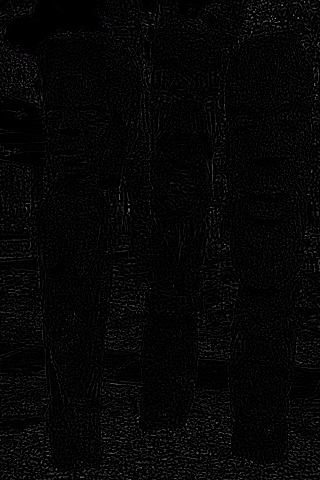
#> input picture img/sr/result/BSDS100/101085_x3.png, 320 x 480 px, given in place of butterflyx4.png, which was not available
$ python util.py   (older library calls are emulated)
#> lines starting #> are read from the running program, lines starting #| are printed output that depends on the picture; pictures that were not available may be replaced by others from this repository, and a replacement may not be noted
#!/usr/bin/env python
# -*- coding: utf-8 -*-
# @Time    : 2019/12/25 11:17
# @Author  : Chenhao
# @File    : util.py
# @Software: PyCharm
# @Done    : 图像处理工具库
import cv2
import os


'''
    path1: source img path
    path2: sr img path
'''
def img_sub(path1, path2):
    for name in ['Set5', 'Set14', 'BSDS100', 'Urban100']:
        source_path = '{}/{}'.format(path1, name)
        sr_path = '{}/results-{}'.format(path2, name)
        for img_name in os.listdir(source_path):
            img_path1 = '{}/{}'.format(source_path,img_name)
            img1 = cv2.imread(img_path1)
            temp = img_name.split('.')[0]
            for scale in [2, 3, 4]:
                img_path2 = '{}/{}_x{}_SR.png'.format(sr_path, temp.replace('_', ''), scale)
                img2 = cv2.imread(img_path2)

                if img1.size != img2.size:
                    if (img1.shape[0] > img2.shape[0]):
                        img1 = img1[0:img2.shape[0]]
                    elif (img1.shape[0] < img2.shape[0]):
                        img2 = img2[0:img1.shape[0]]

                    if (img1.shape[1] > img2.shape[1]):
                        img1 = img1[:, 0:img2.shape[1]]
                    elif (img1.shape[1] < img2.shape[1]):
                        img2 = img2[:, 0:img1.shape[1]]

                img = cv2.subtract(img1, img2)
                path = "{}/result/{}/{}_x{}.png".format(path2, name, temp, scale)
                cv2.imwrite(path, img)

def Sobel(path):
#> called with path = 'E:/dataset/Set5/butterflyx4.png'
    img = cv2.imread(path, 0)
#> img: shape (480, 320); min 0, max 146, mean 5.6
    x = cv2.Sobel(img, cv2.CV_16S, 1, 0)
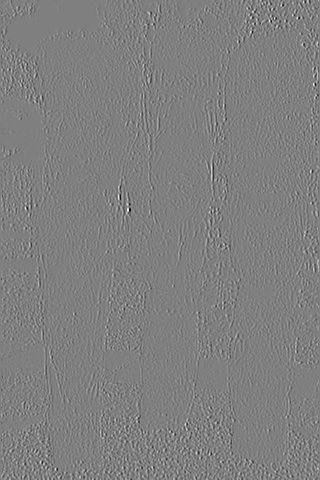
#> x: shape (480, 320) int16; min -421, max 421, mean 0.1; drawn with min black and max white
    y = cv2.Sobel(img, cv2.CV_16S, 0, 1)
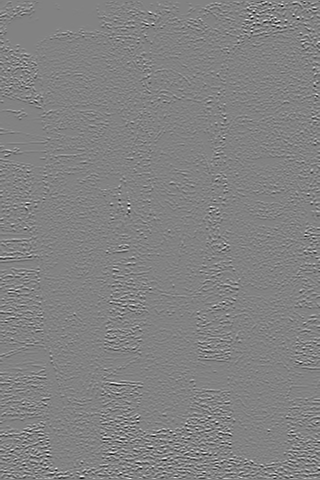
#> y: shape (480, 320) int16; min -391, max 374, mean 0.1; drawn with min black and max white

    absX = cv2.convertScaleAbs(x)
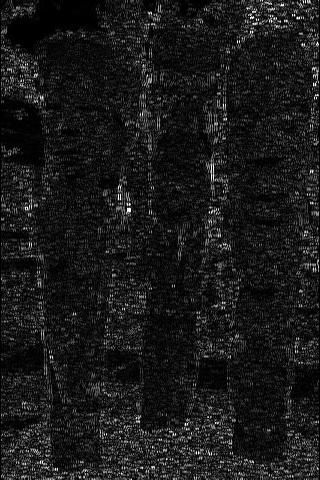
#> absX: shape (480, 320); min 0, max 255, mean 25.5
    absY = cv2.convertScaleAbs(y)
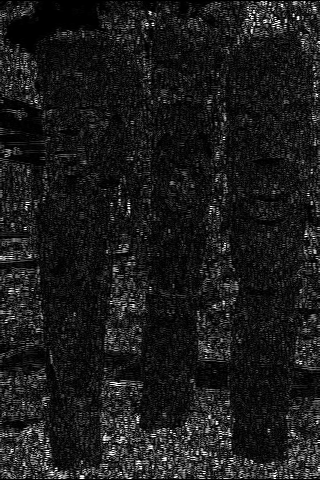
#> absY: shape (480, 320); min 0, max 255, mean 27.3
    dst = cv2.addWeighted(absX, 0.5, absY, 0.5, 0)
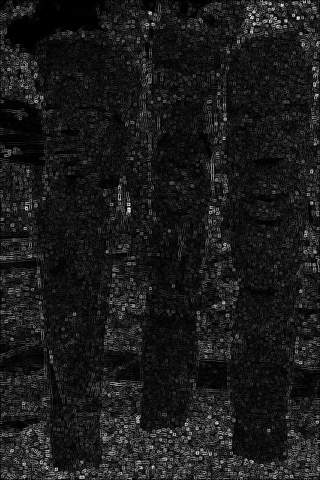
#> dst: shape (480, 320); min 0, max 255, mean 26.4

    cv2.imshow('absX', absX)
    cv2.imshow('absY', absY)
    cv2.imshow('source', img)
    dst = cv2.resize(dst, (dst.shape[0]*4, dst.shape[1]*4), cv2.INTER_CUBIC)
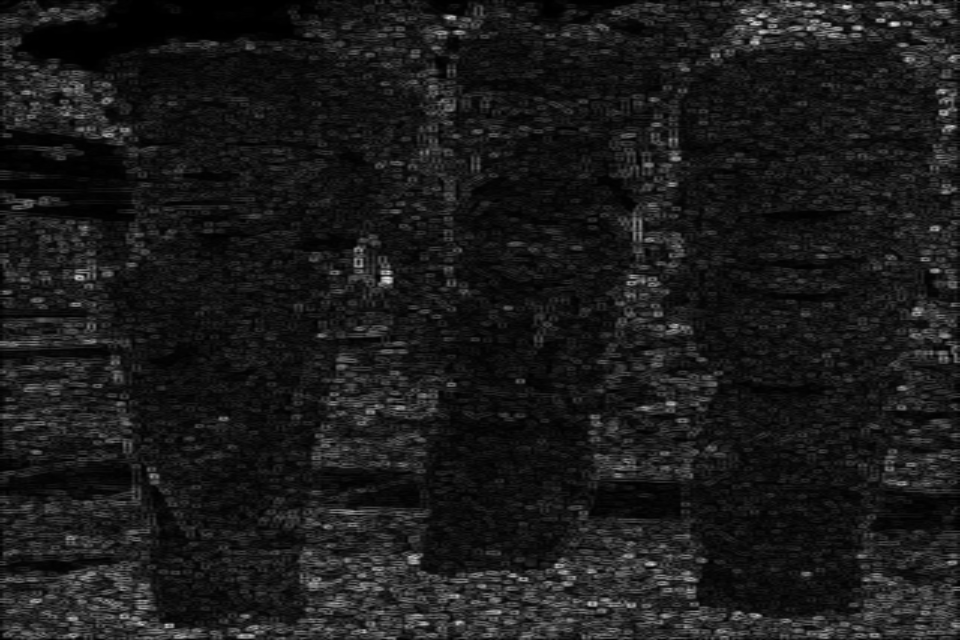
#> dst: shape (1280, 1920) (shown at 1/2 size); min 0, max 243, mean 26.3
    cv2.imshow('dst', dst)
    cv2.imwrite('./source/test_x4.png', dst)

    cv2.waitKey(0)
    cv2.destroyAllWindows()

if __name__ == '__main__':
    # img_sub('E:/dataset', './sr')
    Sobel('E:/dataset/Set5/butterflyx4.png')

$ run again, on img/sr/result/Set14/baboon_x3.png
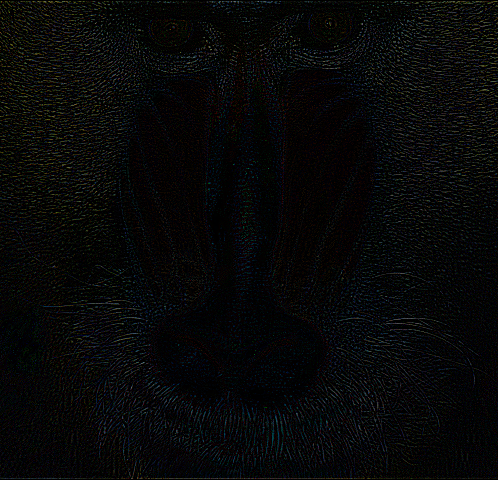
#> input picture img/sr/result/Set14/baboon_x3.png, 498 x 480 px, given in place of butterflyx4.png, which was not available
#> in Sobel, `y = cv2.Sobel(img, cv2.CV_16S, 0, 1)`:
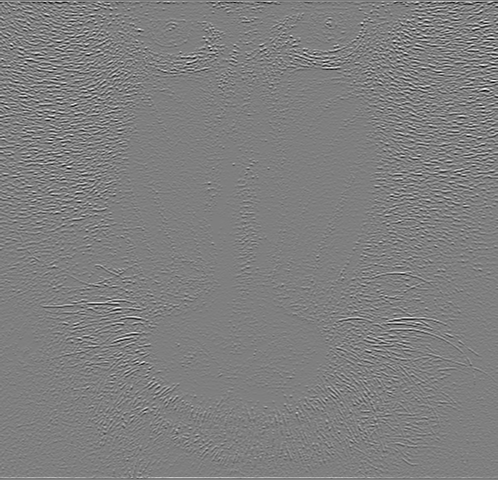
#> y: shape (480, 498) int16; min -374, max 374, mean 0; drawn with min black and max white
#> in Sobel, `dst = cv2.resize(dst, (dst.shape[0]*4, dst.shape[1]*4), cv2.INTER_CUBIC)`:
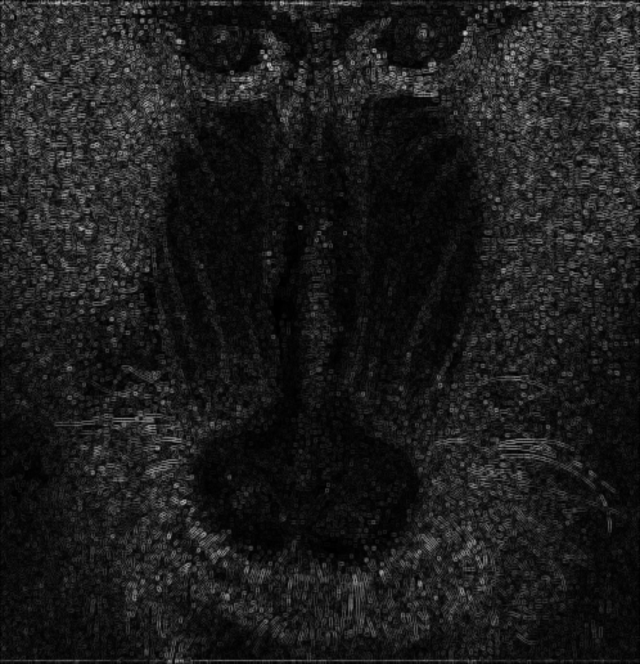
#> dst: shape (1992, 1920) (shown at 1/3 size); min 0, max 218, mean 28.3

$ run again, on img/sr/result/Set5/baby_x2.png
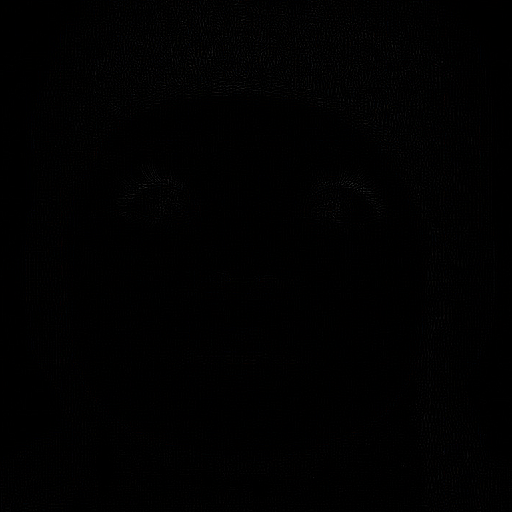
#> input picture img/sr/result/Set5/baby_x2.png, 512 x 512 px, given in place of butterflyx4.png, which was not available
#> in Sobel, `x = cv2.Sobel(img, cv2.CV_16S, 1, 0)`:
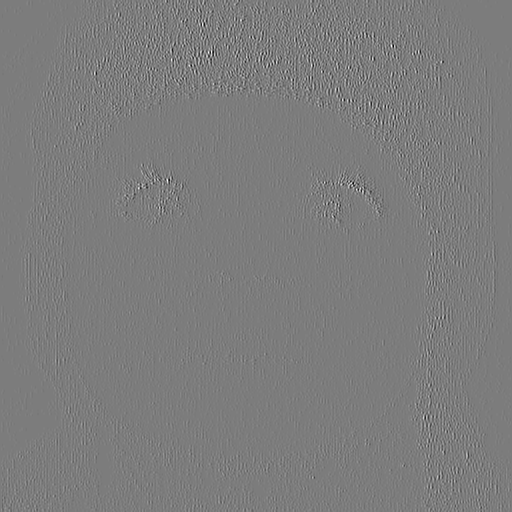
#> x: shape (512, 512) int16; min -96, max 100, mean 0; drawn with min black and max white
